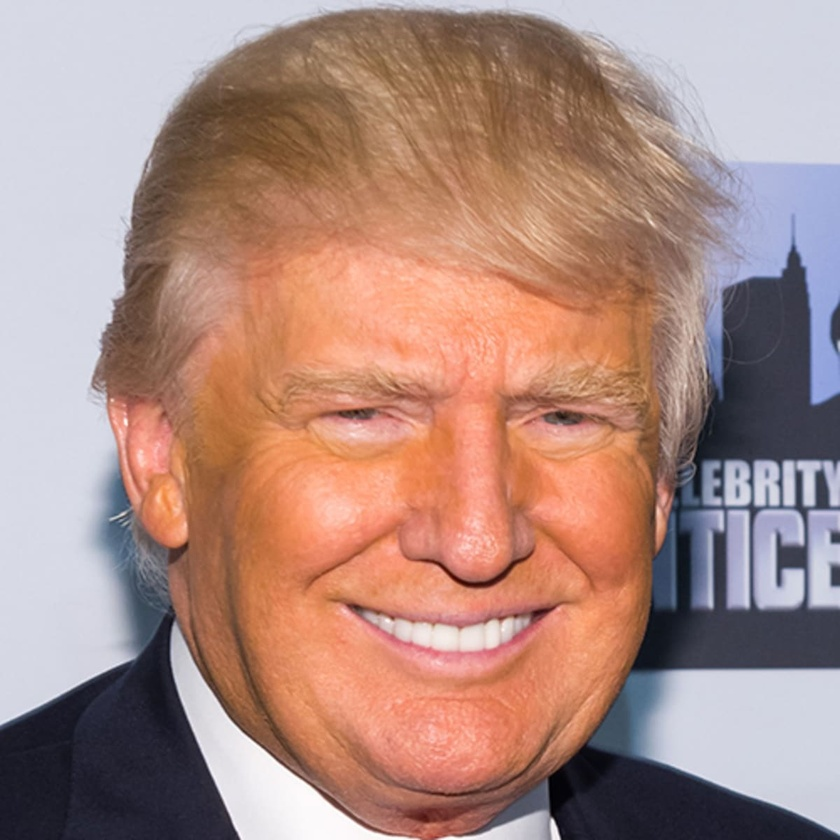
#> input picture OpenCV/trump.jpg, 840 x 840 px, shrunk from 1200 x 1200 before the run, found by its file name
$ python contours.py
#> lines starting #> are read from the running program, lines starting #| are printed output that depends on the picture; after the words box and inside, x2 and y2 are one past the last pixel; in counts of white or black regions, pixels touching at a corner belong together
import cv2 as cv
import numpy as np

img = cv.imread("OpenCV/trump.jpg") # creates a matrix of pixels storing the image
#> img is the input picture: shape (840, 840, 3); mean B, G, R 129.5, 138.8, 172.8


gray = cv.cvtColor(img, cv.COLOR_BGR2GRAY) # convert image to gray
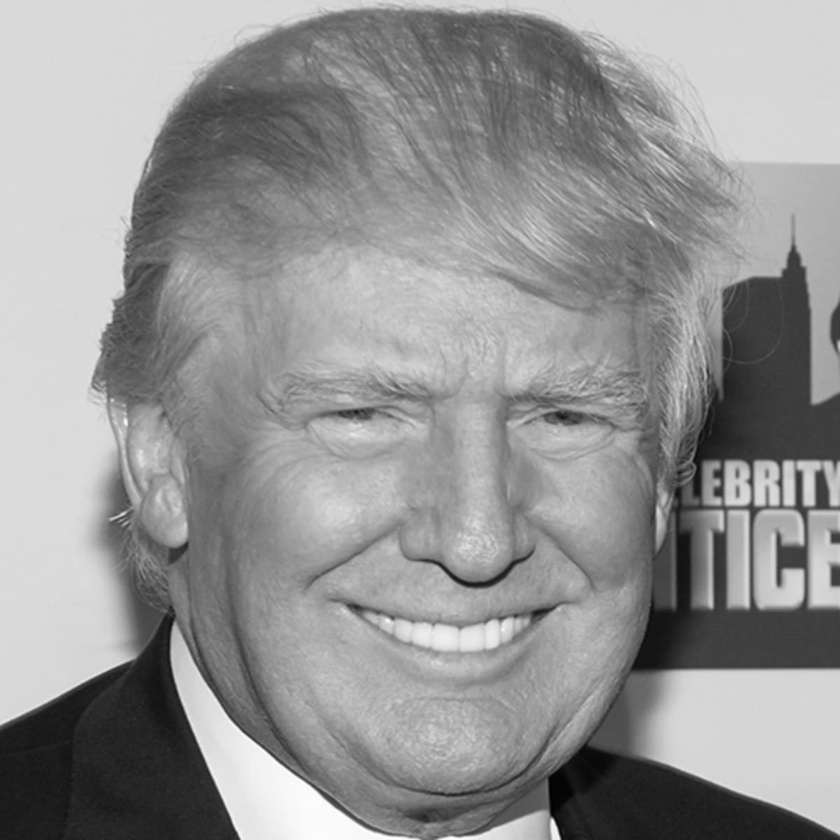
#> gray: shape (840, 840); min 0, max 255, mean 148
cv.imshow('Image', gray) # displays image 'gray' in new window called 'Image Window'

# blank
blank = np.zeros(img.shape, dtype="uint8")

# canny
canny = cv.Canny(img, 100, 175) # edges above automatically upper threshold (thresholds are the strength of the edge) and edges below lower threshold automatically discarded. Edges between thresholds are only included if they are connected to edges with intensity above the upper threshold
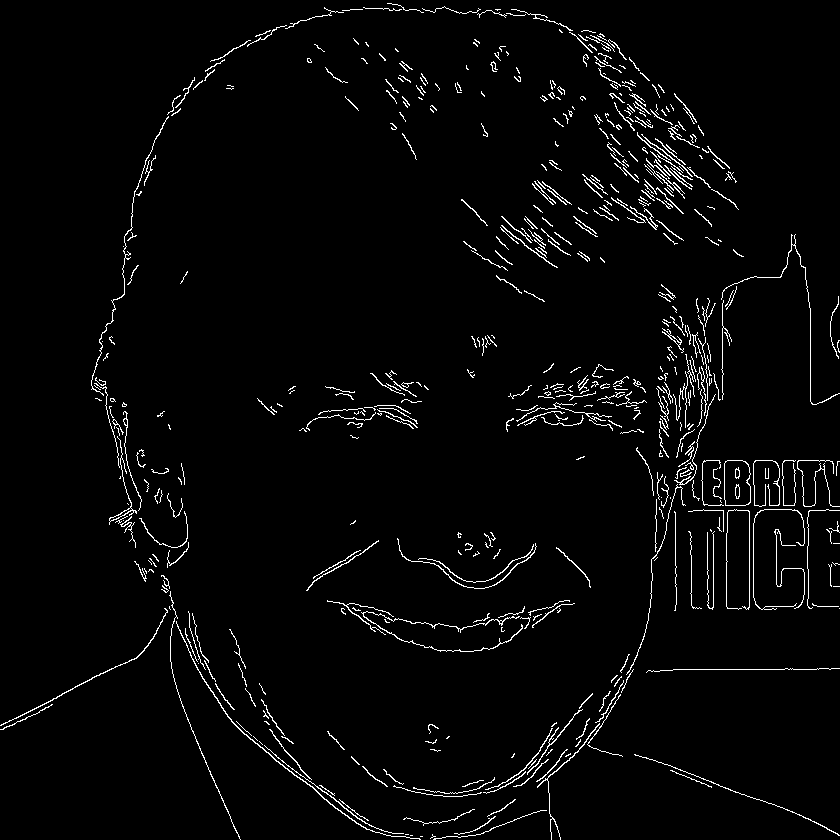
#> canny: shape (840, 840); 2.8% white in thin lines or dots
cv.imshow("Canny edges", canny)

# blur
blur = cv.GaussianBlur(gray, (3,3), cv.BORDER_DEFAULT) # tuple is a kernel which describes the height and width of the matrix which will be used to look at the neighbouring pixels and average them. A larger kernel means more pixels are averaged together.
cv.imshow("Blurred", blur)

# threshold
ret, thresh = cv.threshold(gray, 100, 255, cv.THRESH_BINARY) #thresholding means that the image is binarised - if the intensity of a pixel is below 100, then set to black, and if above 255 then set to white
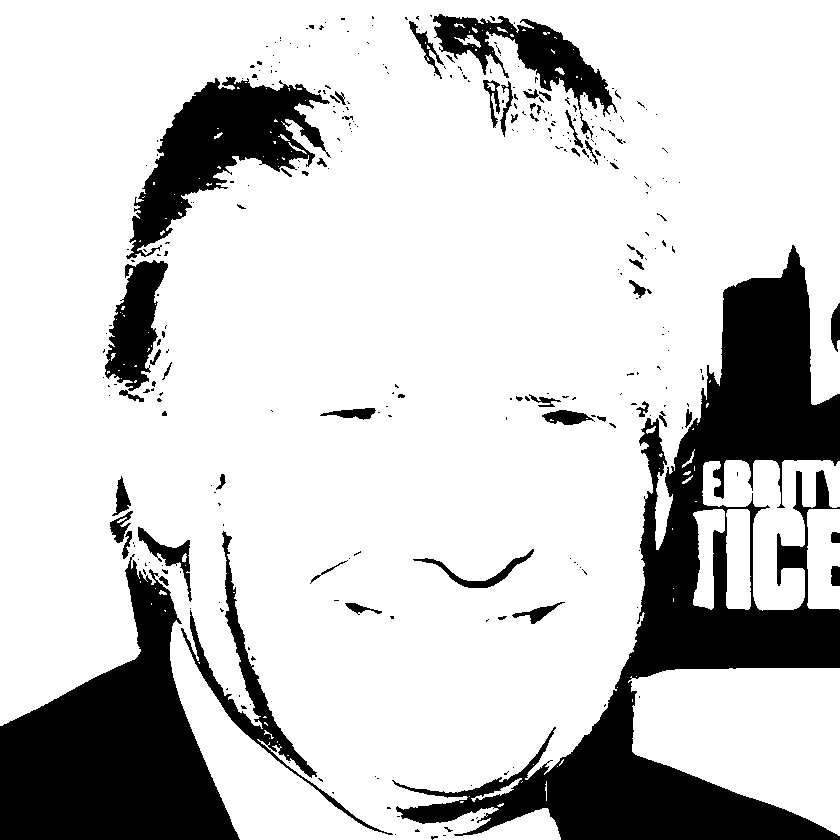
#> thresh: shape (840, 840); 79.9% white; 319 black regions (260 under 20 px)
cv.imshow("Threshold", thresh)

# contours
contours, hierarchies = cv.findContours(canny, cv.RETR_LIST, cv.CHAIN_APPROX_NONE) # looks at edges found in image (canny) and returns contours which is a python list of all the contours in the image and the hierarchachal representation of the contours. cv.RETR_LIST retruns all the contours in the image. cv.CHAIN_APPROX_NONE returns all the contours (the other option might be cv.RETR_SIMPLE which would simplify the contours - i.e. for a line only the contours at each end of the line would be returned
#> contours = 573 contours, 525 with area under 20; largest, box (x1, y1, x2, y2) and area: (724, 460, 751, 506) 1106, (724, 460, 751, 506) 1093, (176, 621, 421, 840) 158, (361, 611, 523, 652) 106, (109, 436, 137, 525) 89
print(len(contours))
#| 573

# visualize contours
cv.drawContours(blank, contours, -1, (0,0,255), 1) # -1 says that you want all the contours to be drawn
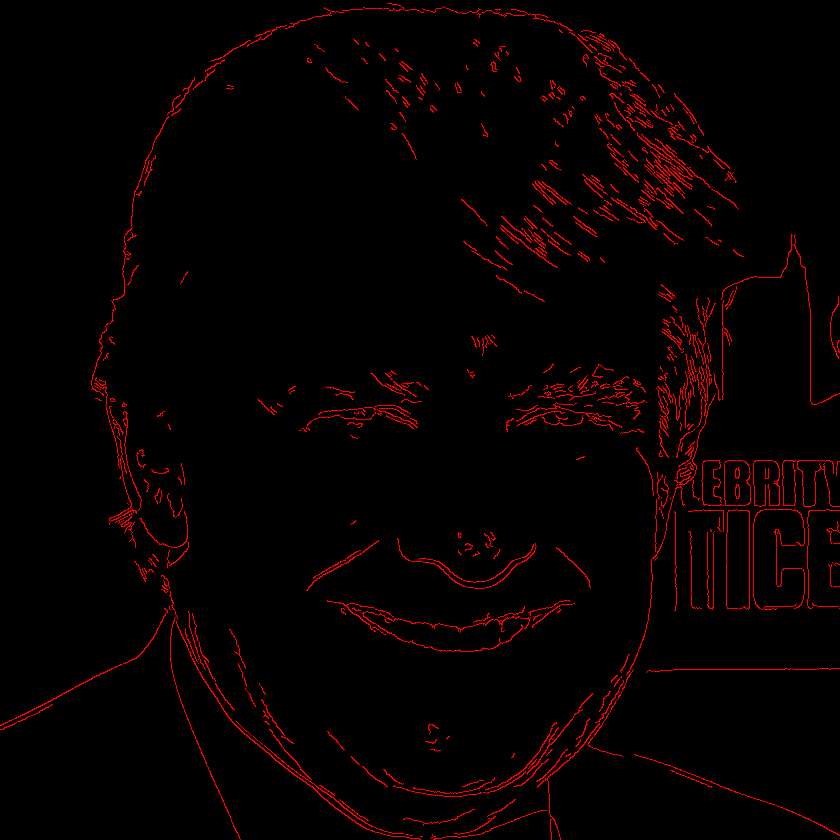
#> blank: shape (840, 840, 3); mean of channels 0, 1, 2 0, 0, 7.2; drawn as B, G, R
cv.imshow("Draw contours",blank) # draws the edges of the contours found using the threshold function

cv.waitKey(0)

$ run again, with OpenCV/colourful.jpeg copied over OpenCV/trump.jpg
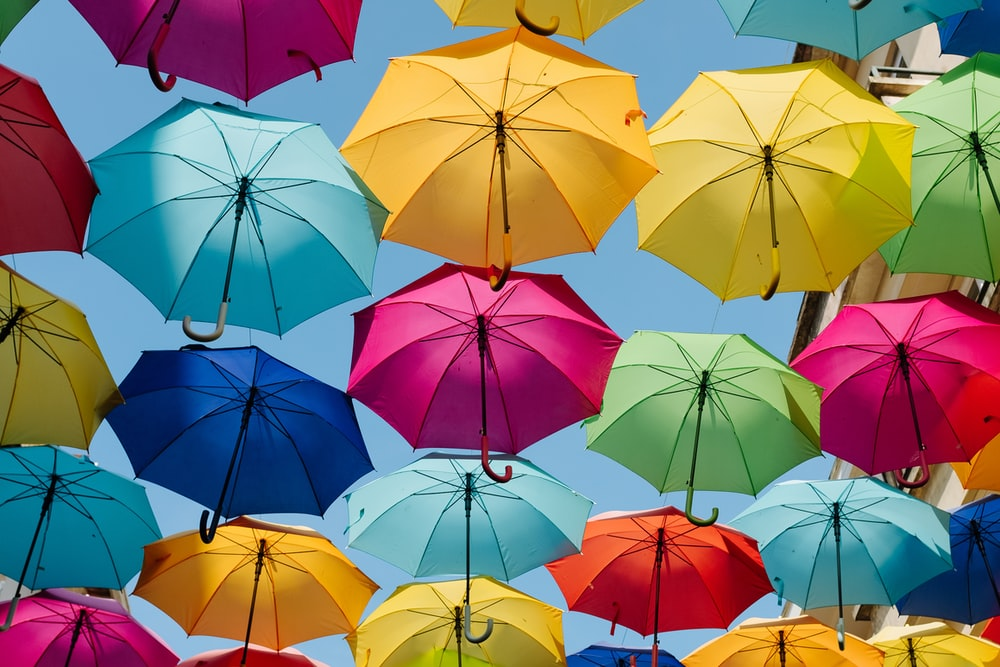
#> input picture OpenCV/colourful.jpeg, 1000 x 667 px, found by its file name
#> img is the input picture: shape (667, 1000, 3); mean B, G, R 110.4, 122.6, 131.7
#> canny: shape (667, 1000); 8.8% white in thin lines or dots
#> `ret, thresh = cv.threshold(gray, 100, 255, cv.THRESH_BINARY)`:
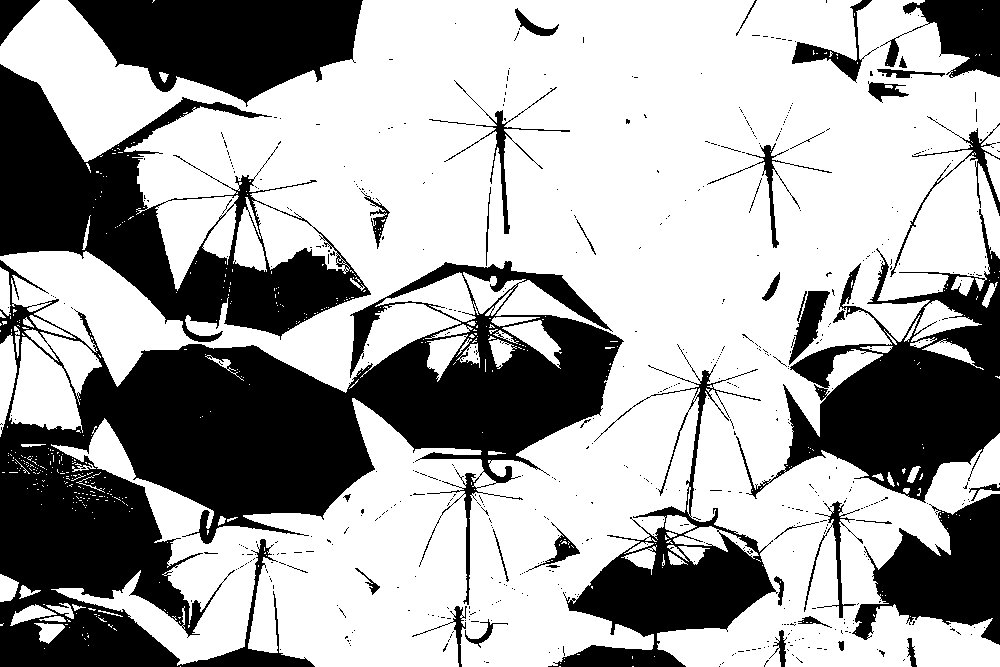
#> thresh: shape (667, 1000); 65% white; 578 black regions (532 under 20 px)
#> contours = 2094 contours, 1862 with area under 20; largest, box (x1, y1, x2, y2) and area: (471, 268, 951, 657) 4940, (661, 331, 794, 381) 2892, (389, 456, 597, 614) 2580, (118, 234, 610, 449) 2512, (635, 61, 1000, 308) 2044
#| 2094
#> `cv.drawContours(blank, contours, -1, (0,0,255), 1)`:
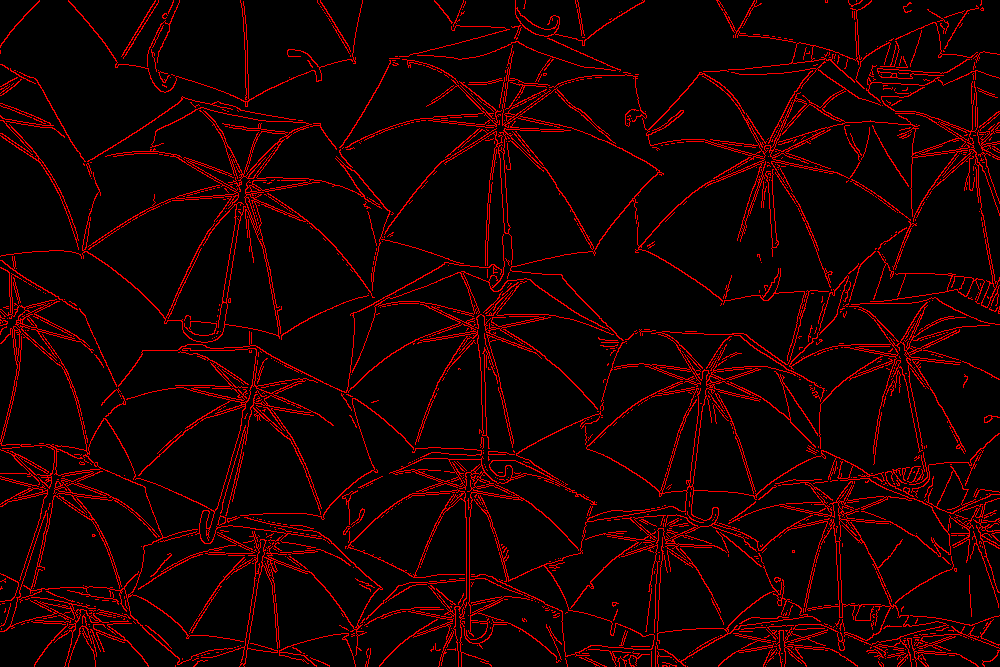
#> blank: shape (667, 1000, 3); mean of channels 0, 1, 2 0, 0, 22.4; drawn as B, G, R
